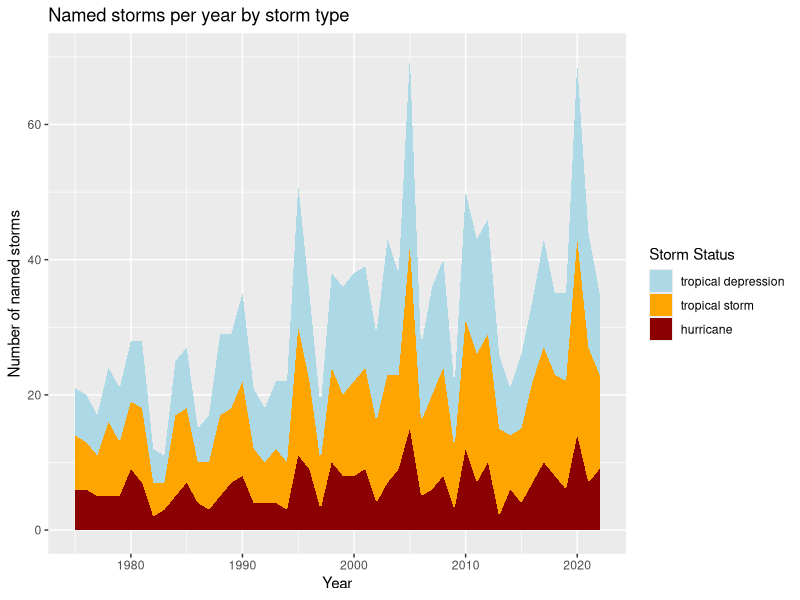
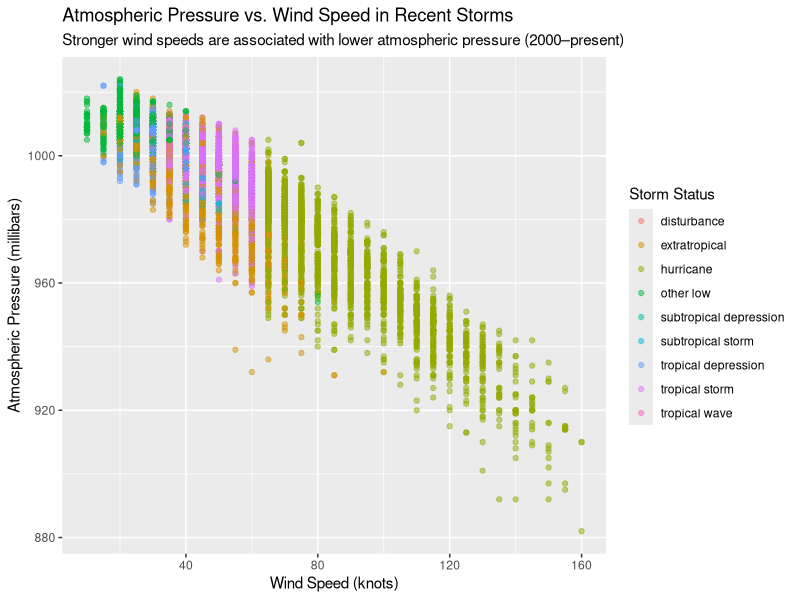

Source code (R) for these figures, in order:
## ---- chunk 1
#| label: setup
#| message: false
library(tidyverse)
## ---- chunk 2
storms |>
  filter(status %in% c("tropical depression", "tropical storm", "hurricane")) |>
  mutate(status = factor(status, levels = c("tropical depression", "tropical storm", "hurricane"))) |>
  group_by(year, status) |>
  summarise(named_storms = n_distinct(name), .groups = "drop") |>
  ggplot(aes(x = year, y = named_storms, fill = status)) +
  geom_area() +
  scale_fill_manual(
    values = c(
      "tropical depression" = "lightblue",
      "tropical storm" = "orange",
      "hurricane" = "darkred"
    )
  ) +
  labs(
    title = "Named storms per year by storm type",
    x = "Year",
    y = "Number of named storms",
    fill = "Storm Status"
  )
## ---- chunk 3
#| cache: true
storms_recent <- storms |>
  filter(year >= 2000) |>
  select(year, name, status, wind, pressure)
## ---- chunk 4
storms_recent |>
  ggplot(aes(x = wind, y = pressure, color = status)) +
  geom_point(alpha = 0.5) +
  labs(
    title = "Atmospheric Pressure vs. Wind Speed in Recent Storms",
    subtitle = "Stronger wind speeds are associated with lower atmospheric pressure (2000–present)",
    x = "Wind Speed (knots)",
    y = "Atmospheric Pressure (millibars)",
    color = "Storm Status"
  )
